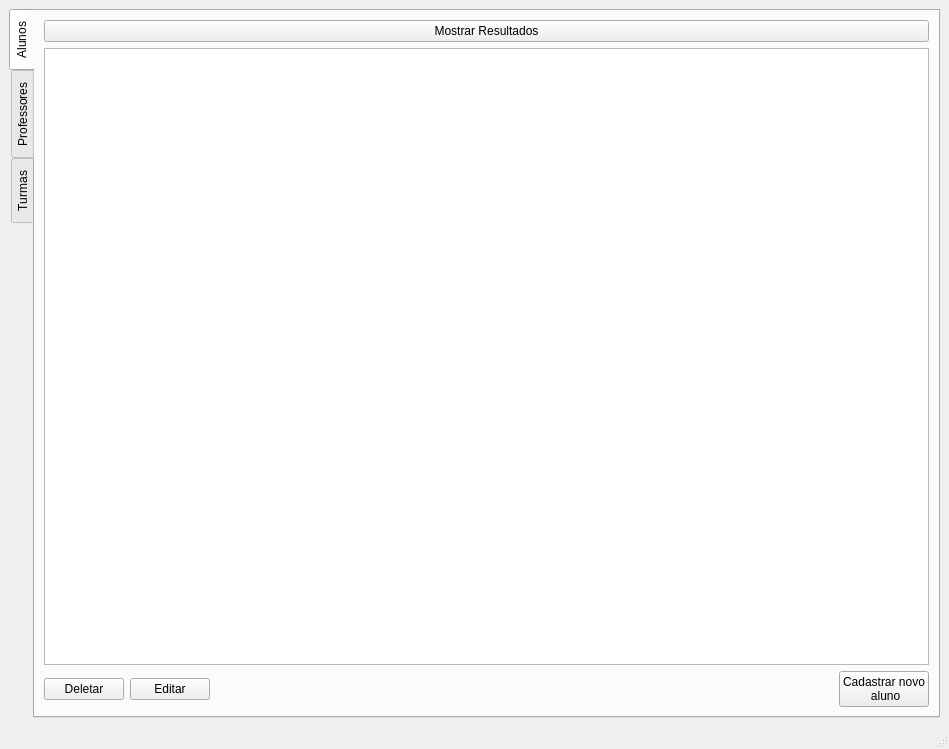
<?xml version="1.0" encoding="UTF-8"?>
<ui version="4.0">
 <class>TelaPrincipal</class>
 <widget class="QMainWindow" name="TelaPrincipal">
  <property name="geometry">
   <rect>
    <x>0</x>
    <y>0</y>
    <width>949</width>
    <height>749</height>
   </rect>
  </property>
  <property name="windowTitle">
   <string>MainWindow</string>
  </property>
  <property name="layoutDirection">
   <enum>Qt::LayoutDirection::LeftToRight</enum>
  </property>
  <property name="styleSheet">
   <string notr="true"/>
  </property>
  <widget class="QWidget" name="centralwidget">
   <layout class="QHBoxLayout" name="horizontalLayout_2">
    <item>
     <layout class="QVBoxLayout" name="verticalLayout">
      <item>
       <widget class="QTabWidget" name="tabWidget">
        <property name="sizePolicy">
         <sizepolicy hsizetype="Expanding" vsizetype="Expanding">
          <horstretch>0</horstretch>
          <verstretch>0</verstretch>
         </sizepolicy>
        </property>
        <property name="minimumSize">
         <size>
          <width>791</width>
          <height>675</height>
         </size>
        </property>
        <property name="maximumSize">
         <size>
          <width>16777215</width>
          <height>16777215</height>
         </size>
        </property>
        <property name="layoutDirection">
         <enum>Qt::LayoutDirection::LeftToRight</enum>
        </property>
        <property name="styleSheet">
         <string notr="true"/>
        </property>
        <property name="tabPosition">
         <enum>QTabWidget::TabPosition::West</enum>
        </property>
        <property name="currentIndex">
         <number>0</number>
        </property>
        <property name="iconSize">
         <size>
          <width>16</width>
          <height>16</height>
         </size>
        </property>
        <property name="elideMode">
         <enum>Qt::TextElideMode::ElideNone</enum>
        </property>
        <widget class="QWidget" name="tab_alunos">
         <property name="sizePolicy">
          <sizepolicy hsizetype="Preferred" vsizetype="Preferred">
           <horstretch>0</horstretch>
           <verstretch>0</verstretch>
          </sizepolicy>
         </property>
         <attribute name="title">
          <string>Alunos</string>
         </attribute>
         <layout class="QHBoxLayout" name="horizontalLayout_5">
          <item>
           <layout class="QVBoxLayout" name="verticalLayout_2">
            <item>
             <layout class="QHBoxLayout" name="horizontalLayout_3">
              <item>
               <widget class="QPushButton" name="pesquisa_aluno">
                <property name="text">
                 <string>Mostrar Resultados</string>
                </property>
               </widget>
              </item>
             </layout>
            </item>
            <item>
             <widget class="QTableWidget" name="tabelaAlunos"/>
            </item>
            <item>
             <layout class="QHBoxLayout" name="horizontalLayout_4">
              <item>
               <widget class="QPushButton" name="deleta_aluno">
                <property name="text">
                 <string>Deletar</string>
                </property>
               </widget>
              </item>
              <item>
               <widget class="QPushButton" name="edita_aluno">
                <property name="text">
                 <string>Editar</string>
                </property>
               </widget>
              </item>
              <item>
               <spacer name="horizontalSpacer_2">
                <property name="orientation">
                 <enum>Qt::Orientation::Horizontal</enum>
                </property>
                <property name="sizeHint" stdset="0">
                 <size>
                  <width>40</width>
                  <height>20</height>
                 </size>
                </property>
               </spacer>
              </item>
              <item>
               <widget class="QPushButton" name="cadastra_aluno">
                <property name="text">
                 <string>Cadastrar novo 
 aluno</string>
                </property>
               </widget>
              </item>
             </layout>
            </item>
           </layout>
          </item>
         </layout>
        </widget>
        <widget class="QWidget" name="tab_professores">
         <attribute name="title">
          <string>Professores</string>
         </attribute>
         <layout class="QHBoxLayout" name="horizontalLayout_8">
          <item>
           <layout class="QVBoxLayout" name="verticalLayout_3">
            <item>
             <layout class="QHBoxLayout" name="horizontalLayout_6">
              <item>
               <widget class="QPushButton" name="pesquisa_professor">
                <property name="text">
                 <string>Mostrar Resultados</string>
                </property>
               </widget>
              </item>
             </layout>
            </item>
            <item>
             <widget class="QTableWidget" name="tabelaProfessores"/>
            </item>
            <item>
             <layout class="QHBoxLayout" name="horizontalLayout_7">
              <item>
               <widget class="QPushButton" name="deleta_professor">
                <property name="text">
                 <string>Deletar</string>
                </property>
               </widget>
              </item>
              <item>
               <widget class="QPushButton" name="edita_professor">
                <property name="text">
                 <string>Editar</string>
                </property>
               </widget>
              </item>
              <item>
               <spacer name="horizontalSpacer_3">
                <property name="orientation">
                 <enum>Qt::Orientation::Horizontal</enum>
                </property>
                <property name="sizeHint" stdset="0">
                 <size>
                  <width>40</width>
                  <height>20</height>
                 </size>
                </property>
               </spacer>
              </item>
              <item>
               <widget class="QPushButton" name="cadastra_professor">
                <property name="text">
                 <string>Cadastrar novo 
 professor</string>
                </property>
               </widget>
              </item>
             </layout>
            </item>
           </layout>
          </item>
         </layout>
        </widget>
        <widget class="QWidget" name="tab_turmas">
         <attribute name="title">
          <string>Turmas</string>
         </attribute>
         <layout class="QHBoxLayout" name="horizontalLayout_10">
          <item>
           <layout class="QVBoxLayout" name="verticalLayout_4">
            <item>
             <layout class="QHBoxLayout" name="horizontalLayout">
              <item>
               <widget class="QPushButton" name="pesquisa_turma">
                <property name="text">
                 <string>Mostrar Resultados</string>
                </property>
               </widget>
              </item>
             </layout>
            </item>
            <item>
             <widget class="QTableWidget" name="tabelaTurmas"/>
            </item>
            <item>
             <layout class="QHBoxLayout" name="horizontalLayout_9">
              <item>
               <widget class="QPushButton" name="deleta_turma">
                <property name="text">
                 <string>Deletar turma</string>
                </property>
               </widget>
              </item>
              <item>
               <widget class="QPushButton" name="edita_turma">
                <property name="text">
                 <string>Editar</string>
                </property>
               </widget>
              </item>
              <item>
               <spacer name="horizontalSpacer">
                <property name="orientation">
                 <enum>Qt::Orientation::Horizontal</enum>
                </property>
                <property name="sizeHint" stdset="0">
                 <size>
                  <width>40</width>
                  <height>20</height>
                 </size>
                </property>
               </spacer>
              </item>
              <item>
               <widget class="QPushButton" name="cadastra_turma">
                <property name="text">
                 <string>Criar nova 
 turma</string>
                </property>
               </widget>
              </item>
             </layout>
            </item>
           </layout>
          </item>
         </layout>
        </widget>
       </widget>
      </item>
     </layout>
    </item>
   </layout>
  </widget>
  <widget class="QMenuBar" name="menubar">
   <property name="geometry">
    <rect>
     <x>0</x>
     <y>0</y>
     <width>949</width>
     <height>25</height>
    </rect>
   </property>
  </widget>
  <widget class="QStatusBar" name="statusbar"/>
 </widget>
 <resources/>
 <connections/>
</ui>
